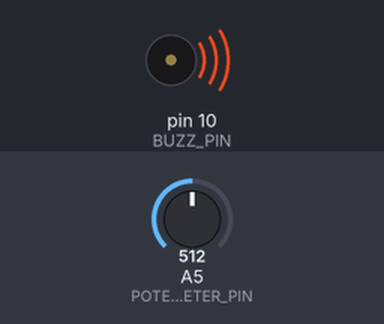
The sketch below on a simulated Arduino Uno, built with avr-gcc and run on an emulated ATmega328P. Parts: buzzer (waves = sounding). The inputs (shaded band) are chosen by the test bench; at power-on: A5 (POTENTIOMETER_PIN) = 512.

Above: at 0.1 s.
Timing chart, 0 to 1.6 s (numbered marks = the images above):
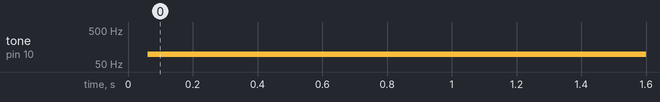

Measured:
- by itself, tone on pin 10 (BUZZ_PIN): silent → 98 Hz at 0.06 s

The sketch:

Lesson_24_-_Understanding_Passive_Buzzers.ino
```cpp
//We are making a Passive Buzzer work
//Declaring Variables
int BUZZ_PIN = 10;
float TONE_VAL;
int POTENTIOMETER_VALUE;
int POTENTIOMETER_PIN = A5;

void setup() {
  Serial.begin(9600);
  //Turning on Passive Buzzer pin
  pinMode(BUZZ_PIN, OUTPUT);
  pinMode(POTENTIOMETER_PIN, INPUT);
}

void loop() {
  //Reading Potentiometer Sclaed Voltage Value
  POTENTIOMETER_VALUE = analogRead(POTENTIOMETER_PIN);
  //Making an equations for amount of microseconds for delay time/tone value
  //The tone of a buzzer is dependent on the delay time between the Alternating Current Signals
  TONE_VAL = (9940. / 1023.) * POTENTIOMETER_VALUE + 60;
  //Turning the Passive Buzzer on by looping Alternating Current Signalas
  digitalWrite(BUZZ_PIN, HIGH);
  //We can control the tone of the buzzer by changing the delay time
  //We use microseconds since they act as better units for buzzer tones
  delayMicroseconds(TONE_VAL);
  digitalWrite(BUZZ_PIN, LOW);
  delayMicroseconds(TONE_VAL);
}
```
